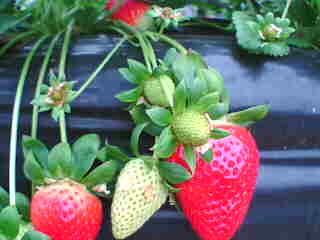
%> input picture Practica 2. Deteccion Madurez Fresas 1 Clasificador/Material_Imagenes/01_MuestrasColores/Color3.jpeg, 320 x 240 px, given in place of imagen01.jpeg, which was not available
$ octave Aplicacion_MadurezFresas.m   (GNU Octave 9; MATLAB toolbox functions it lacks are replaced by stand-ins)
%> lines starting %> are read from the running program, lines starting %| are printed output that depends on the picture; pictures that were not available may be replaced by others from this repository, and a replacement may not be noted
% Aplicación que detecta el número de fresas que hay en una imagen y
% muestra en rojo los píxeles rojos de la fresa y en amarillo los píxeles
% verdes.

% Elimina las regiones rojas que sean menores a un umbral (agrupación
% mínima de píxeles rojos)

% Abre una imagen por cada fresa que haya en la imagen y muestra el grado
% de madurez que tiene dicha fresa junto a la fresa detectada.

%% 1. Carga de Datos.

% Añadimos el directorio del que vamos a leer las imágenes.
addpath('./04_ImagenesFuncionamientoAlgoritmo/');
addpath('./Funciones_Necesarias/');
% Cargamos el dato de la agrupación mínima de píxeles normalizado.
load('./Variables_Necesarias/agrupacion_minima_pixeles_normalizada.mat')

% Cargamos los clasificadores que vamos a utilizar
load('./Variables_Necesarias/clasificador_knn.mat')


%% 2. Bucle de Procesamiento de Imágenes
% Leeremos 11 imágenes en total
numImagenes = 11;
for i = 1:numImagenes

    ValoresColores = [];
    %% 2.1 Leemos la imagen del directorio.
    nombre = ['imagen', num2str(i), '.jpeg'];
    if(i < 10)
        nombre = ['imagen0',num2str(i), '.jpeg'];
    end
    I_color = imread(nombre);
%> I_color is the input picture: size 240x320x3 uint8; mean R, G, B 109, 113.1, 107.3

    % Reducimos la resolución de la imagen a la mitad.
    I_reducida = imresize(I_color,0.5);
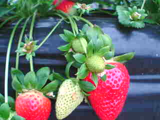
%> I_reducida: size 120x160x3 uint8; mean R, G, B 109, 113.1, 107.3

    %% 2.2 Extracción de los datos normalizados de la imagen
     R = double(I_reducida(:,:,1))/255;
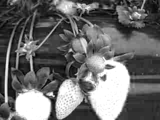
%> R: size 120x160 double; min 0, max 1, mean 0.427
     G = double(I_reducida(:,:,2))/255;
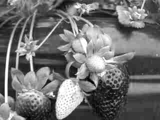
%> G: size 120x160 double; min 0, max 1, mean 0.443
     B = double(I_reducida(:,:,3))/255;
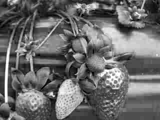
%> B: size 120x160 double; min 0.00392, max 1, mean 0.421

    %% 2.3 Creación de las imágenes resultado
        % Sacamos el tamaño de la imagen para crear nuestras imágenes
        % binarias.
        [N, M] = size(R);
%> N = 120; M = 160

        % Inicializamos los valores de la imagen a 0.
        KNNrgb = zeros(N,M);

        % Recorremos la imagen por columnas y sacamos los descriptores
        % seleccionados.
        input = [];
        for k=1:M
            input_temp = [R(:,k), G(:,k), B(:,k)];
            input = [input ; input_temp];
        end

        %% 2.4 Aplicación de los clasificadores
%> (the run ends here)
